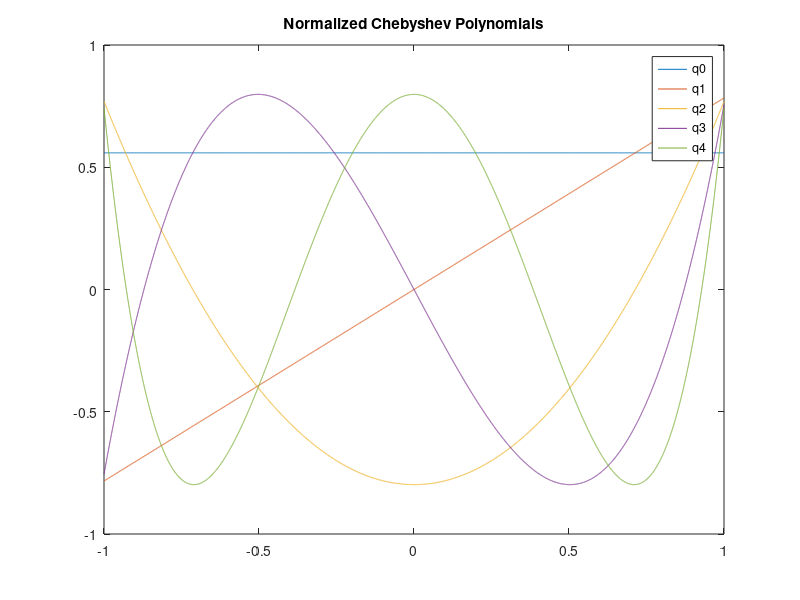
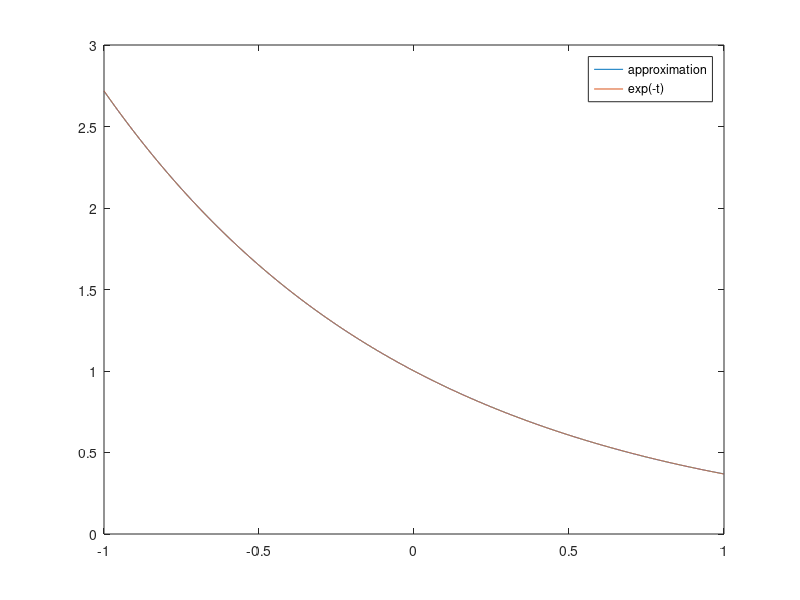

Recreate these plots in MATLAB, in order.
%problem1_C

t = linspace(-.99999,.99999,10000);
p = zeros(10000, 5);
q = p;
e = p;
dt = t(2) - t(1);
for kk = 1:5
    p(:,kk) = t.^(kk-1);
end
e(:,1) = p(:,1);
q(:,1) = e(:,1) ./ sqrt(sum(e(:,1).*e(:,1).*dt));

w = transpose(1./(sqrt(1-t.^2)));
e(:,1) = p(:,1);
q(:,1) = e(:,1) ./ sqrt(sum(e(:,1).*e(:,1).* w * dt));

for ii = 2:5
    e(:,ii) = p(:,ii);
    for jj = 1:ii-1
        e(:,ii) = e(:,ii) - sum(p(:,ii).*q(:,jj).* w * dt) * q(:,jj);
    end
    q(:,ii) = e(:,ii) ./ sqrt(sum(e(:,ii).* e(:,ii) .*w * dt));
end

figure(1);
plot(t,q(:,1));
hold on;
plot(t,q(:,2));
plot(t,q(:,3));
plot(t,q(:,4));
plot(t,q(:,5));
title('Normalized Chebyshev Polynomials');
legend('q0','q1','q2','q3','q4');
hold off;

%part d

f = transpose(exp(-t));

R = zeros(5,5);
for ii = 1:5
    for jj = 1:5
        R(ii,jj) = sum(q(:,ii) .* q(:,jj) * dt);
    end
end

P = zeros(5,1);
for ii = 1:5
    P(ii,1) = sum(f .* q(:,ii) * dt);
end

f_hat = q*inv(R)*P;

figure(2)
plot(t,f_hat);
hold on;
plot(t,f);
legend('approximation', 'exp(-t)');
hold off;

error = f - f_hat;
norm_error = sqrt(sum(error(:,1).*error(:,1).*dt))
